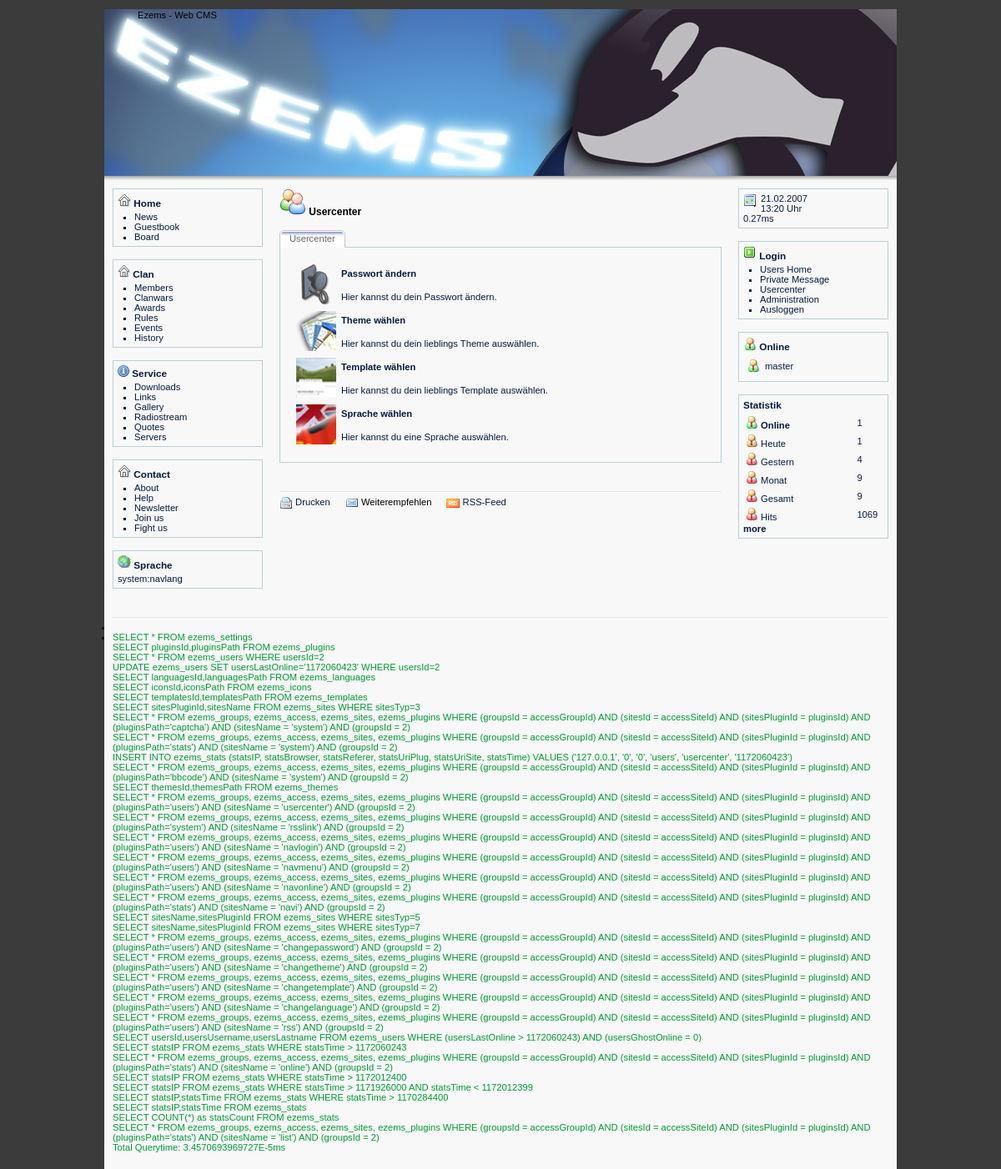
/index.php?view=users&site=usercenter (signed in), run on the app's committed database.
### tables this page shows
CREATE TABLE ezems_sites (
    sitesId int(7) NOT NULL auto_increment,
    sitesPluginId int(7),
    sitesName varchar(20),
    sitesTyp int(1),
  PRIMARY KEY (sitesId)
);

CREATE TABLE ezems_users (
    usersId int(7) NOT NULL auto_increment,
    usersUsername varchar(80),
    usersPassword varchar(80),
    usersThemeId int(7),
    usersTemplateId int(7),
    usersIconId int(7),
    usersLanguageId int(7),
    usersGroupId int(7),
    usersLastOnline int(11),
    usersGhostOnline int(1),
    usersFirstname varchar(80),
    usersLastname varchar(80),
    usersEmail varchar(80),
    usersTime int(11),
  PRIMARY KEY (usersId)
);

### system/subs/templates.php (called while the page is built, shortened)
<?php
 $ecFile = 'system/subs/templates.php';
$ecTemplatesData = dbSelect('templatesId,templatesPath',1,'templates');
while($templates = mysql_fetch_object($ecTemplatesData))
{
	$ecLocal['templatesList'][$templates->templatesId] = $templates->templatesPath;
}
$ecLocal['template'] = $ecLocal['templatesList'][$ecUser['templateId']];
function ecTemplate($plugin, $site, $part = 'default', $language = 0)
{
	global $ecSettings, $ecFile, $ecLocal, $ecUser;
	$language = empty($language) ? $site : $language;
	$ecLang = ecGetLang($plugin, $language);
	$templatePath = 'templates/' . $ecLocal['template'] . '/' . $plugin . '/' . $site . '.html';
	if (file_exists($templatePath))
	{
		$template = implode('',file($templatePath));
		$template = str_replace('{ecTableWidth}', $ecLocal['tableWidth'], $template);
		if ($part != 'default')
		{
			preg_match_all ("/\<\!\+" . $part . "\>(.*?)\<\!\-" . $part . "/Sis", $template , $tmpPart);
			if (isset($tmpPart[1][0]))
			{
				$template = $tmpPart[1][0];
			}
			else
			{
				$template = '';
				ecError($ecFile, 'Templateerror: Part "'.$part.'" not found');
			}
		}
		else
		{
			$template = preg_replace("/\{\!(.*?)\}/is", '', $template);
		}
		preg_match_all ("={(.)(.*?)}=si", $template , $tmpVars);
		$count = count($tmpVars[0]);
		$i = 0;
		while(!empty($count))
		{
			if ($tmpVars[1][$i] == '?')
			{
				if (isset($ecLang[$tmpVars[2][$i]]))
				{
					$template = str_replace($tmpVars[0][$i], $ecLang[$tmpVars[2][$i]], $template);
				}
				else
				{
					$template = str_replace($tmpVars[0][$i], 'not defined!', $template);
					ecError($ecFile,'Languagevar '.$tmpVars[0][$i].' isn`t defined');
				}
			}
			elseif ($tmpVars[1][$i] == '$')
			{
				if (isset($GLOBALS[$tmpVars[2][$i]]))
				{
					$template = str_replace($tmpVars[0][$i], $GLOBALS[$tmpVars[2][$i]], $template);
				}
				else
				{
					$template = str_replace($tmpVars[0][$i], '', $template);
				}
			}
			$i++;
			$count--;
		}
		preg_match_all ("={icon:(.*?)}=si", $template , $tmpVarsIcons);
		$count = count($tmpVarsIcons[0]);
		$i = 0;
		while(!empty($count))
		{
			$iconsdata = preg_split('=:=si',$tmpVarsIcons[1][$i]);
			if (file_exists('icons/'.$ecLocal['icons'].'/'.$iconsdata[0]))
			{
				$icon = 'icons/'.$ecLocal['icons'].'/'.$iconsdata[0].'/'.$iconsdata[1].'.png';
				$icon = file_exists($icon) ? $icon : 'icons/'.$ecLocal['icons'].'/'.$iconsdata[0].'/default.png';
			}
			else
			{
				$icon = '';
				$message = 'Iconfolder not found: icons/'.$ecLocal['icons'].'/'.$iconsdata[0].'/';
				ecError($ecFile,$message);
			}
			$template = str_replace($tmpVarsIcons[0][$i], $icon, $template);
			$i++;
			$count--;
		}
		return $template;
	}
	else
	{
		$templatePath = 'templates/' . $ecLocal['template'] . '/' . $plugin . '/' . $site;
		$message = 'Template (' . $templatePath . '.html) nicht vorhanden';
		$message2 = 'Template (' . $site . '.html) nicht vorhanden';
		ecError($ecFile,$message);
		return $message2;
	}
}
?>

### system/subs/errorhandler.php (called while the page is built, shortened)
<?php
$ecLocal['errors'] = array();
?>

### config.php (called while the page is built, shortened)
<?php
	$ecLocal['errorLog'] = 0;
	$ecLocal['cryptKey'] = 'sEcu21re';
?>

### system/subs/languages.php (called while the page is built, shortened)
<?php
$ecLanguagesData = dbSelect('languagesId,languagesPath',1,'languages');
while($languages = mysql_fetch_object($ecLanguagesData))
{
	$ecLocal['languagesList'][$languages->languagesId] = $languages->languagesPath;
}
$ecLocal['language'] = $ecLocal['languagesList'][$ecUser['languageId']];
include('languages/'.$ecLocal['language'].'/global.php');
?>

### languages/german_de/global.php (called while the page is built, shortened)
<?php
$ecGobalLang['sunday'] = 'Sonntag';
$ecGobalLang['monday'] = 'Montag';
$ecGobalLang['tuesday'] = 'Dienstag';
$ecGobalLang['wednesday'] = 'Mittwoch';
$ecGobalLang['thursday'] = 'Donnerstag';
$ecGobalLang['friday'] = 'Freitag';
$ecGobalLang['saturday'] = 'Samstag';
$ecGobalLang['january'] = 'Januar';
$ecGobalLang['february'] = 'Februar';
$ecGobalLang['march'] = 'März';
$ecGobalLang['april'] = 'April';
$ecGobalLang['may'] = 'Mai';
$ecGobalLang['june'] = 'Juni';
$ecGobalLang['juli'] = 'Juli';
$ecGobalLang['august'] = 'August';
$ecGobalLang['september'] = 'September';
$ecGobalLang['october'] = 'Oktober';
$ecGobalLang['november'] = 'November';
$ecGobalLang['december'] = 'Dezember';
$ecGobalLang['charset']  = 'ISO-8859-15';
$ecGobalLang['datetyp']  = 'd.m.Y';
$ecGobalLang['timetyp']  = 'H:i';
$ecGobalLang['the'] = 'der';
$ecGobalLang['th'] = '.';
$ecGobalLang['oclock'] = 'Uhr';
$ecGobalLang['first'] = 'erste';
$ecGobalLang['back'] = 'vorherige';
$ecGobalLang['last'] = 'letzte';
$ecGobalLang['next'] = 'nächste';
$ecGobalLang['orderby'] = 'Geordnet nach';
$ecGobalLang['descending'] = 'Absteigend';
$ecGobalLang['ascending'] = 'Aufsteigend';
$ecGobalLang['referer1']	= 'Automatische Weiterleitung in';
$ecGobalLang['referer2']	= 'Sekunden <br /> Direkt:';
$ecGobalLang['next']		= 'weiter';
$ecGobalLang['test4']		= 'Test4';
?>

### system/subs/date.php (called while the page is built, shortened)
<?php
function ecDate($date, $typ = 1)
{
	global $tmpMonths, $tmpDays, $ecGobalLang, $ecLocal;
	if ($typ == 1)
	{
		$back = date($ecGobalLang['timetyp'], $date);
		$back .= ' ';
		$back .= $ecGobalLang['oclock'];
		return $back;
	}
	elseif ($typ == 2)
	{
		return date($ecGobalLang['datetyp'], $date);
	}
}
$ecLocal['date'] = ecDate($ecLocal['timestamp'], 2);
$ecLocal['time'] = ecDate($ecLocal['timestamp'], 1);
?>

### system/subs/icons.php (called while the page is built, shortened)
<?php
$ecIconsData = dbSelect('iconsId,iconsPath',1,'icons');
while($icons = mysql_fetch_object($ecIconsData))
{
	$ecLocal['iconsList'][$icons->iconsId] = $icons->iconsPath;
}
?>

### plugins/users/usercenter.php (the view, shortened to what this page needs)
<?php
echo ecTemplate('users', 'usercenter', 'siteHead');
echo ecTemplate('users', 'usercenter', 'usercenterHead');
$ecUsercenterData = dbSelect('sitesName,sitesPluginId',1,'sites', "sitesTyp=7");
while($usersites = mysql_fetch_object($ecUsercenterData))
{
	$sitePath = $usersites->sitesName;
	$pluginPath = $ecLocal['pluginsList'][$usersites->sitesPluginId];
	if (ecGetAccessLevel($pluginPath, $sitePath))
	{
		echo ecTemplate('users', 'usercenter', 'usercenterData');
	}
}
echo ecTemplate('users', 'usercenter', 'usercenterFoot');
?>

### plugins/users/navonline.php (shortened to what this page needs)
<?php
echo ecTemplate('users', 'navonline', 'onlineHead');
$onlineTime = $ecLocal['timestamp'] - 180;
$ecOnlineData = dbSelect('usersId,usersUsername,usersLastname',1,'users',"(usersLastOnline > $onlineTime) AND (usersGhostOnline = 0)");
while($users = mysql_fetch_object($ecOnlineData))
{
	echo ecTemplate('users', 'navonline', 'onlineData');
}
echo ecTemplate('users', 'navonline', 'onlineFoot');
?>

### templates/default/style.css (style rules this page uses)
div.head { margin-bottom: 15px; font-size: 12px; font-weight: bold; vertical-align: middle; width: 100%; }
table.table { width: 100%; }
div.clickTabBox ul.clickTabNav { margin: 0px; padding: 0px; list-style: none; background: url(images/tabs/tab-border.gif) bottom repeat-x; height: 21px; }
div.clickTabBox ul.clickTabNav li { display: block; float: left; text-align:center; margin-right: 1px; }
div.clickTabBox ul.clickTabNav li a { display: block; float: left; line-height: 21px; text-decoration: none; padding: 0px 12px; color: #666666; font-weight: normal; cursor: pointer; }
div.clickTabBox div.clickTab { clear: both; color: #061a3d; margin-bottom: 15px; }

### themes/water/style.css (style rules this page uses)
body { background: #3b3b3b; color: #000000; margin: 0; padding: 0; font: 70% Verdana, Arial, Tahoma, Helvetica, sans-serif; }
ul, li, h1, h2, p { margin: 0; padding: 0; }
h2 { font-size: 105%; margin-bottom: 4px; }
p { margin-bottom: 10px; line-height: 130%; }
a { text-decoration: none; color: #061a3d; }
img { border: 0; }
hr { background:#e5e5e5; color:#e5e5e5; border: #e5e5e5; height: 1px; }
td { padding: 2px; }
#main { width: 950px; margin: 0 auto; background: #f8f8f8; }
#logo { background: #000 url(images/logo.jpg) no-repeat; height: 200px; }
#line { background: url(images/line.jpg); height: 5px; font-size: 5px; }
#left { float: left; width: 200px; }
#middle { float: left; width: 550px; }
#right { float: left; width: 200px; }
#rightin, #middlein, #leftin { padding: 10px; }
#rightin div { background: #f8f8f8; color: #061a3d; border: 1px solid #b9cfd8; padding: 5px; margin-bottom: 15px; }
#rightin div ul { list-style: square; }
#rightin div li { margin-left: 20px; }
#leftin div { background: #f8f8f8; color: #061a3d; border: 1px solid #b9cfd8; padding: 5px; margin-bottom: 15px; }
#leftin div ul { list-style: square; }
#leftin div li { margin-left: 20px; }
#foot { clear: both; padding: 3px 10px 20px 10px; }
#sql { clear: both; padding: 3px 10px 20px 10px; }
#foot img { vertical-align: middle; }
#foot li { display: inline; padding-right: 15px; }
#middlein ul li { list-style: square }

### data on the page
ezems_sites: sitesPluginId "Passwort ändern Hier kannst du dein Passwort ändern."
ezems_sites: sitesPluginId "Theme wählen Hier kannst du dein lieblings Theme auswählen."
ezems_sites: sitesPluginId "Template wählen Hier kannst du dein lieblings Template auswählen."
ezems_sites: sitesPluginId "Sprache wählen Hier kannst du eine Sprache auswählen."

### other printed values
ecTemplate('users', 'usercenter', 'siteHead') "Usercenter Usercenter"
ecTemplate('system', 'rsslink', 'rssLink') "RSS-Feed"
ecTemplate('users', 'navmenu', 'links') "Users Home Private Message Usercenter"
ecTemplate('users', 'navmenu', 'admin') "Administration"
ecTemplate('users', 'navmenu', 'logout') "Ausloggen"
ecTemplate('stats', 'navi', 'statsOnlineLink') "Online 1"
ecTemplate('stats', 'navi', 'statsToday') "Heute 1"
ecTemplate('stats', 'navi', 'statsYesterday') "Gestern 4"
ecTemplate('stats', 'navi', 'statsMonth') "Monat 9"
ecTemplate('stats', 'navi', 'statsAll') "Gesamt 9"
ecTemplate('stats', 'navi', 'statsHits') "Hits 1069"
ecTemplate('stats', 'navi', 'statsMore') "more"
